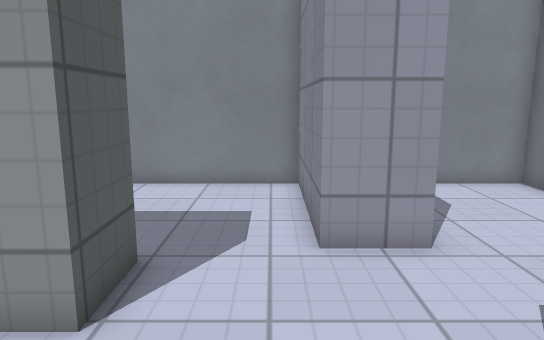
view 1 (above)

14 first-person views from a walk through a level from a Godot 3-D game. The camera is 1.3 m above the floor, tilts 10° down and sees 70° across. The floor is counted in squares, 0.5 m on a side. Each view is taken from the middle of a square. On the plan, view 1 faces up. The plan holds only what a view shows up to about 20 squares ahead; the rest is blank. Surface patterns are stand-ins for the level's own textures.

view 2
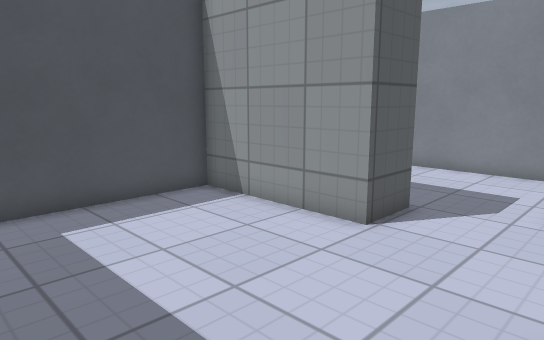

view 3
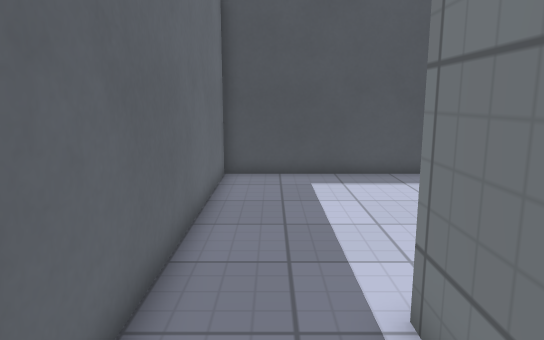

view 4
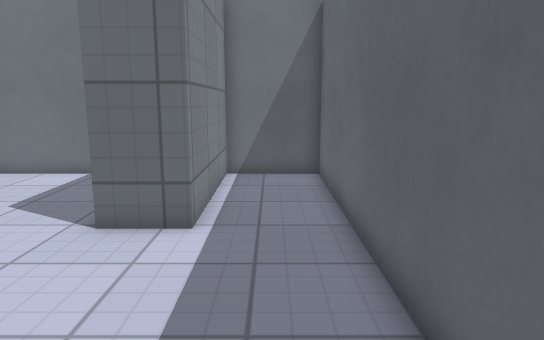

view 5
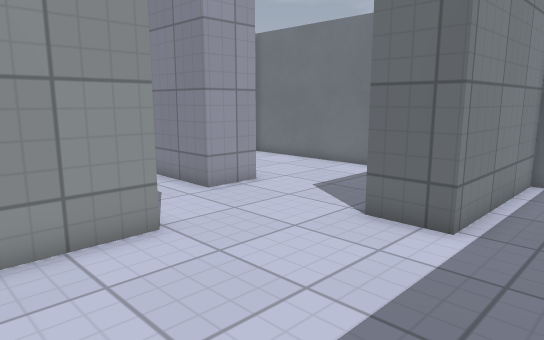

view 6
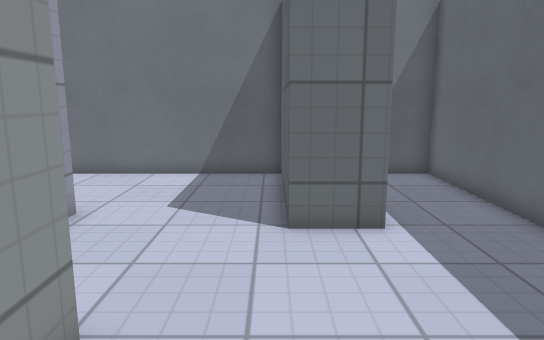

view 7
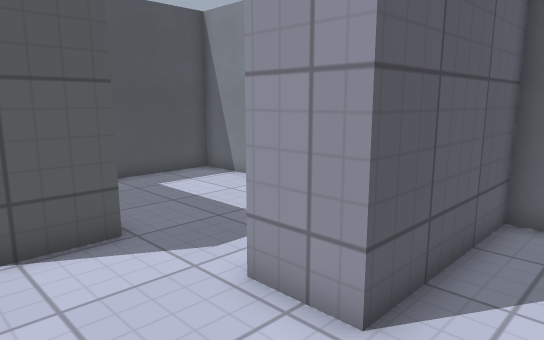

view 8
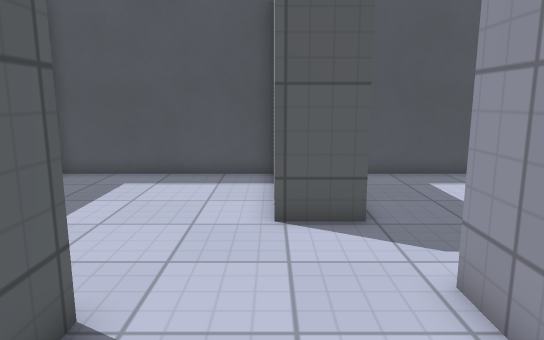

view 9
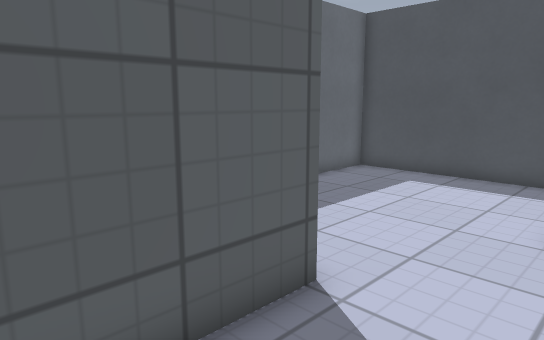

view 10
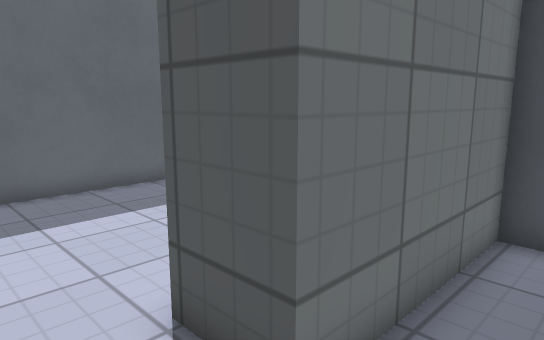

view 11
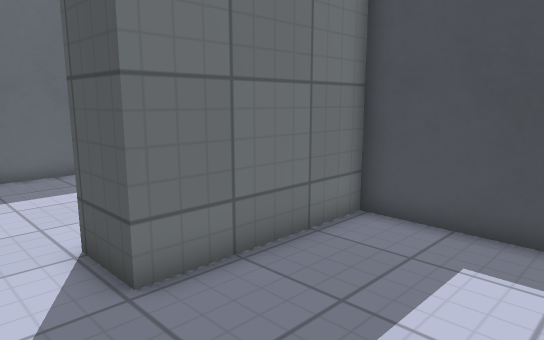

view 12
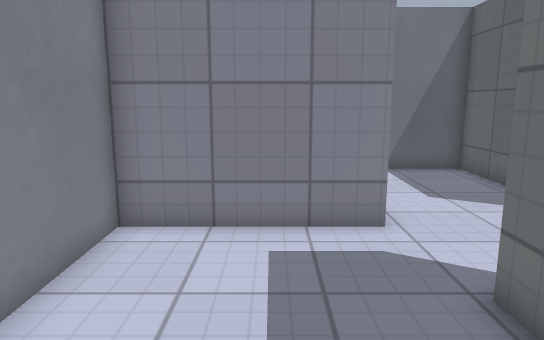

view 13
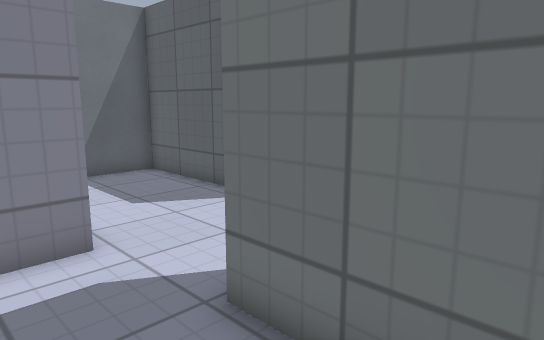

view 14
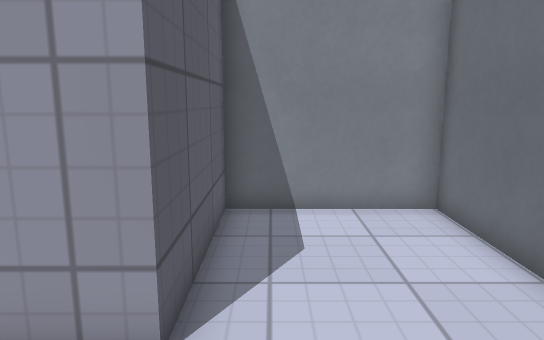

### Floor plan
Points are (right, up) in squares from view 1. A wall is a line through its corners. A room is listed if a view was taken in it or the views show most of it. See-through windows are left out.
Room 1 (views 1, 2, 3, 4, 5, 6)
walls: (-2.2, 6.1) (-2.2, 4.1) (-8, 4.1) (-8, -3.7) (8, -3.7) (8, -0.3) (1.7, -0.3) (1.7, 1.7) (3.4, 1.7); (2.9, 6.6) (0.9, 6.6) (0.9, 7.6)
ways out: opening at (2.5, 4.5) to room 2; opening at (-0.5, 6.5) to room 3
Room 2 (views 7, 8, 9, 14)
walls: (3.4, 1.7) (8, 1.7) (8, 12.2) (2.9, 12.2) (2.9, 6.6)
ways out: opening at (2.5, 4.5) to room 1
Room 3 (views 10, 11, 12, 13)
walls: (0.9, 7.6) (0.9, 12.2) (-8, 12.2) (-8, 6.1) (-2.2, 6.1)
ways out: opening at (-0.5, 6.5) to room 1

Where each view was taken, in squares from view 1:
view 1: 0 up, 0 right, facing up
view 2: 3 down, 2 right, facing up-left
view 3: 2 down, 6 right, facing left
view 4: 2 down, 6 left, facing right
view 5: 3 down, 6 left, facing up-right
view 6: 2 up, 6 left, facing right
view 7: 3 up, 5 right, facing up-left
view 8: 4 up, 6 right, facing left
view 9: 5 up, 6 right, facing down-left
view 10: 8 up, 0 right, facing down-left
view 11: 11 up, 0 right, facing down-left
view 12: 9 up, 7 left, facing right
view 13: 9 up, 6 left, facing down-right
view 14: 3 up, 4 right, facing up
